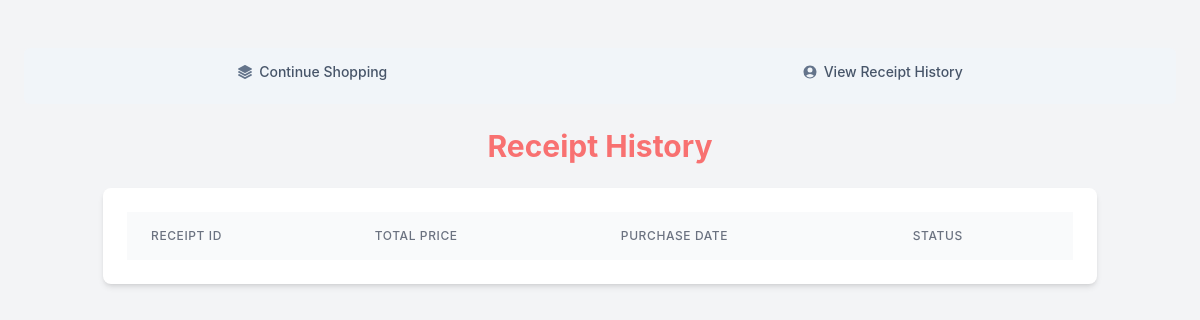
Page /cart/history/receipts/ (signed in) on the earlier database version.
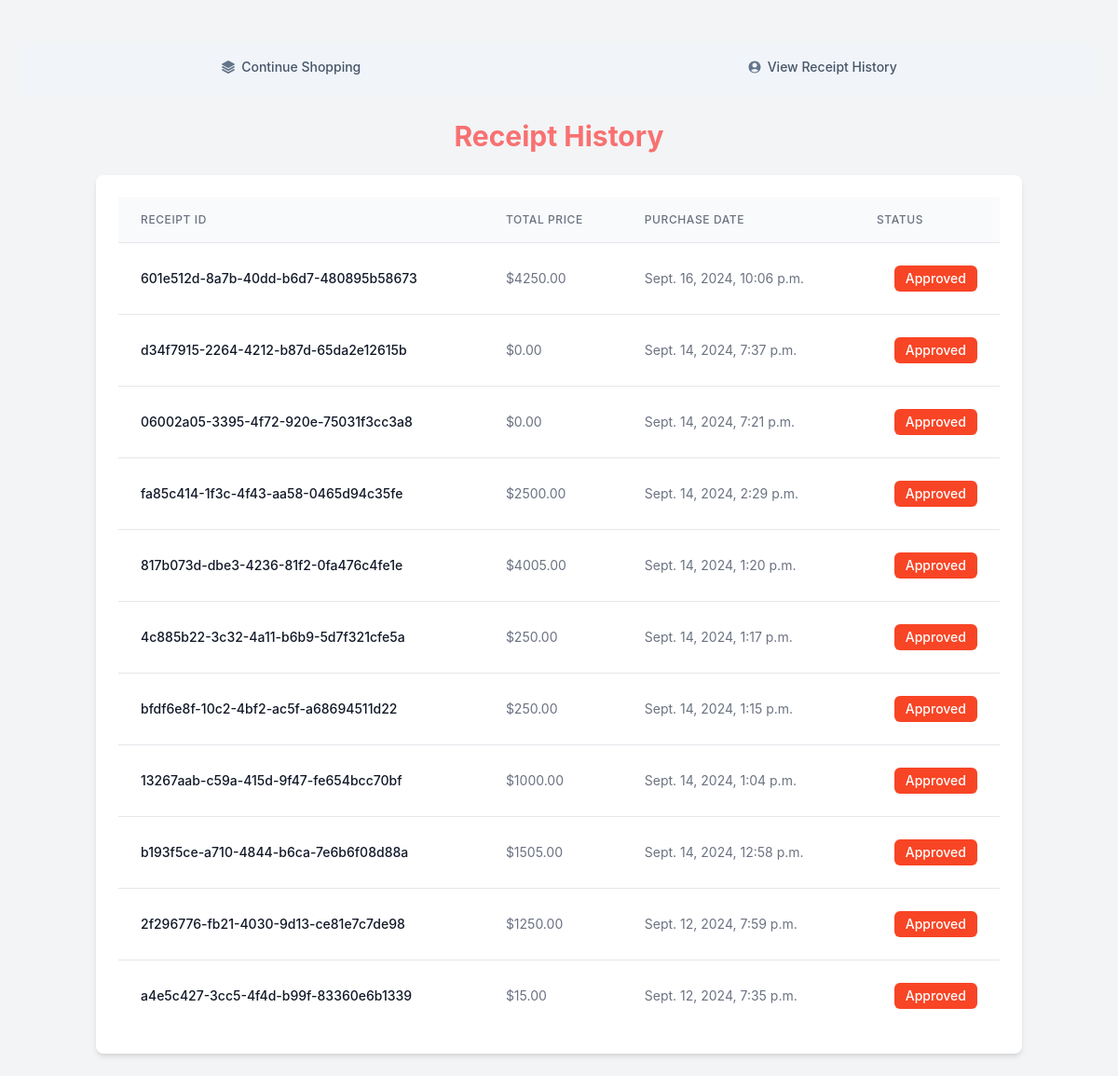
Same page on the later database version.
### cart/models.py (models this page shows, shortened)
class ReceiptHistory(BaseModel):
    user = models.ForeignKey(User, on_delete=models.CASCADE)
    receipt_uid = models.UUIDField()
    total_price = models.DecimalField(max_digits=10, decimal_places=2)
    purchase_date = models.DateTimeField(auto_now_add=True)

### cart/views.py (the view)
# urls.py: path('history/receipts/', views.receipt_history, name='receipt_history'),
@login_required
def receipt_history(request):
    user = request.user
    receipt_items = ReceiptHistory.objects.filter(user=user).order_by('-purchase_date')
    return render(request, 'Instore/receipt_history.html', {'receipt_items': receipt_items})

### Template/Instore/receipt_history.html (shortened to what this page needs)
<!DOCTYPE html>
<html lang="en">
<head>
    <link href="https://cdn.jsdelivr.net/npm/tailwindcss@2.2.19/dist/tailwind.min.css" rel="stylesheet">
    <link href="https://stackpath.bootstrapcdn.com/bootstrap/4.1.1/css/bootstrap.min.css" rel="stylesheet">
    <link href="https://cdnjs.cloudflare.com/ajax/libs/font-awesome/4.7.0/css/font-awesome.min.css" rel="stylesheet">
    <script src="https://cdn.tailwindcss.com"></script>
</head>
<body class="bg-gray-100 p-6">
      <div class="w-full mt-6">
        <div class="relative">
            <ul class="relative flex flex-col md:flex-row lg:flex-wrap px-1.5 py-1.5 list-none rounded-md bg-slate-100" data-tabs="tabs" role="list">
                <li class="flex-auto text-center mb-2 md:mb-0">
                    <a href="{% url 'QRscanner' %}" class="flex items-center justify-center w-full px-4 py-2 text-sm font-medium transition ease-in-out border-0 rounded-md cursor-pointer text-slate-600 hover:bg-[#f84525] !important  hover:text-white" role="tab" aria-selected="true">
                        <span>Continue Shopping</span>
                    </a>
                </li>
                <li class="flex-auto text-center mb-2 md:mb-0">
                    <a href="{% url 'cart_items_history' %}" class="flex items-center justify-center w-full px-4 py-2 text-sm font-medium transition ease-in-out border-0 rounded-md cursor-pointer text-slate-600 hover:bg-[#f84525] hover:text-white" role="tab" aria-selected="false">
                        <span>View Receipt History</span>
                    </a>
                </li>
            </ul>
        </div>
    </div> <br>
    <div class="container mx-auto">
        <h2 class="text-3xl font-bold mb-6 text-center text-red-400">Receipt History</h2>
        <div class="bg-white shadow-md rounded-lg p-4">
            <table class="min-w-full bg-white divide-y divide-gray-200">
                <thead class="bg-gray-50">
                    <tr>
                        <th class="px-6 py-3 text-left text-xs font-medium text-gray-500 uppercase tracking-wider">
                            Receipt ID
                        </th>
                        <th class="px-6 py-3 text-left text-xs font-medium text-gray-500 uppercase tracking-wider">
                            Total Price
                        </th>
                        <th class="px-6 py-3 text-left text-xs font-medium text-gray-500 uppercase tracking-wider">
                            Purchase Date
                        </th>
                        <th class="px-6 py-3 text-left text-xs font-medium text-gray-500 uppercase tracking-wider">
                            Status
                        </th>
                    </tr>
                </thead>
                <tbody class="bg-white divide-y divide-gray-200">
                    {% for receipt in receipt_items %}
                        <tr>
                            <td class="px-6 py-4 whitespace-nowrap text-sm font-medium text-gray-900">
                                {{ receipt.receipt_uid }}
                            </td>
                            <td class="px-6 py-4 whitespace-nowrap text-sm text-gray-500">
                                ${{ receipt.total_price }}
                            </td>
                            <td class="px-6 py-4 whitespace-nowrap text-sm text-gray-500">
                                {{ receipt.purchase_date }}
                            </td>
                            <td class="px-6 py-4 whitespace-nowrap text-sm text-right">
                                <span class="btn-approved">Approved</span>
                            </td>
                        </tr>
                    {% endfor %}
                </tbody>
            </table>
        </div>
    </div>
</body>
</html>

### Template/Instore/receipt_history.html (style rules this page uses)
.btn-approved { background-color: #f84525; color: white; padding: 0.25rem 0.75rem; border-radius: 0.375rem; text-align: center; display: inline-block; font-size: 0.875rem; font-weight: 500; cursor: pointer; transition: background-color 0.3s ease; }

Differences in the rows shown:
added ReceiptHistory: receipt_uid "601e512d-8a7b-40dd-b6d7-480895b58673", total_price "4250.00", purchase_date "Sept. 16, 2024, 10:06 p.m."
added ReceiptHistory: receipt_uid "d34f7915-2264-4212-b87d-65da2e12615b", total_price "0.00", purchase_date "Sept. 14, 2024, 7:37 p.m."
added ReceiptHistory: receipt_uid "06002a05-3395-4f72-920e-75031f3cc3a8", total_price "0.00", purchase_date "Sept. 14, 2024, 7:21 p.m."
added ReceiptHistory: receipt_uid "fa85c414-1f3c-4f43-aa58-0465d94c35fe", total_price "2500.00", purchase_date "Sept. 14, 2024, 2:29 p.m."
added ReceiptHistory: receipt_uid "817b073d-dbe3-4236-81f2-0fa476c4fe1e", total_price "4005.00", purchase_date "Sept. 14, 2024, 1:20 p.m."
added ReceiptHistory: receipt_uid "4c885b22-3c32-4a11-b6b9-5d7f321cfe5a", total_price "250.00", purchase_date "Sept. 14, 2024, 1:17 p.m."
added ReceiptHistory: receipt_uid "bfdf6e8f-10c2-4bf2-ac5f-a68694511d22", total_price "250.00", purchase_date "Sept. 14, 2024, 1:15 p.m."
added ReceiptHistory: receipt_uid "13267aab-c59a-415d-9f47-fe654bcc70bf", total_price "1000.00", purchase_date "Sept. 14, 2024, 1:04 p.m."
added ReceiptHistory: receipt_uid "b193f5ce-a710-4844-b6ca-7e6b6f08d88a", total_price "1505.00", purchase_date "Sept. 14, 2024, 12:58 p.m."
added ReceiptHistory: receipt_uid "2f296776-fb21-4030-9d13-ce81e7c7de98", total_price "1250.00", purchase_date "Sept. 12, 2024, 7:59 p.m."
added ReceiptHistory: receipt_uid "a4e5c427-3cc5-4f4d-b99f-83360e6b1339", total_price "15.00", purchase_date "Sept. 12, 2024, 7:35 p.m."
